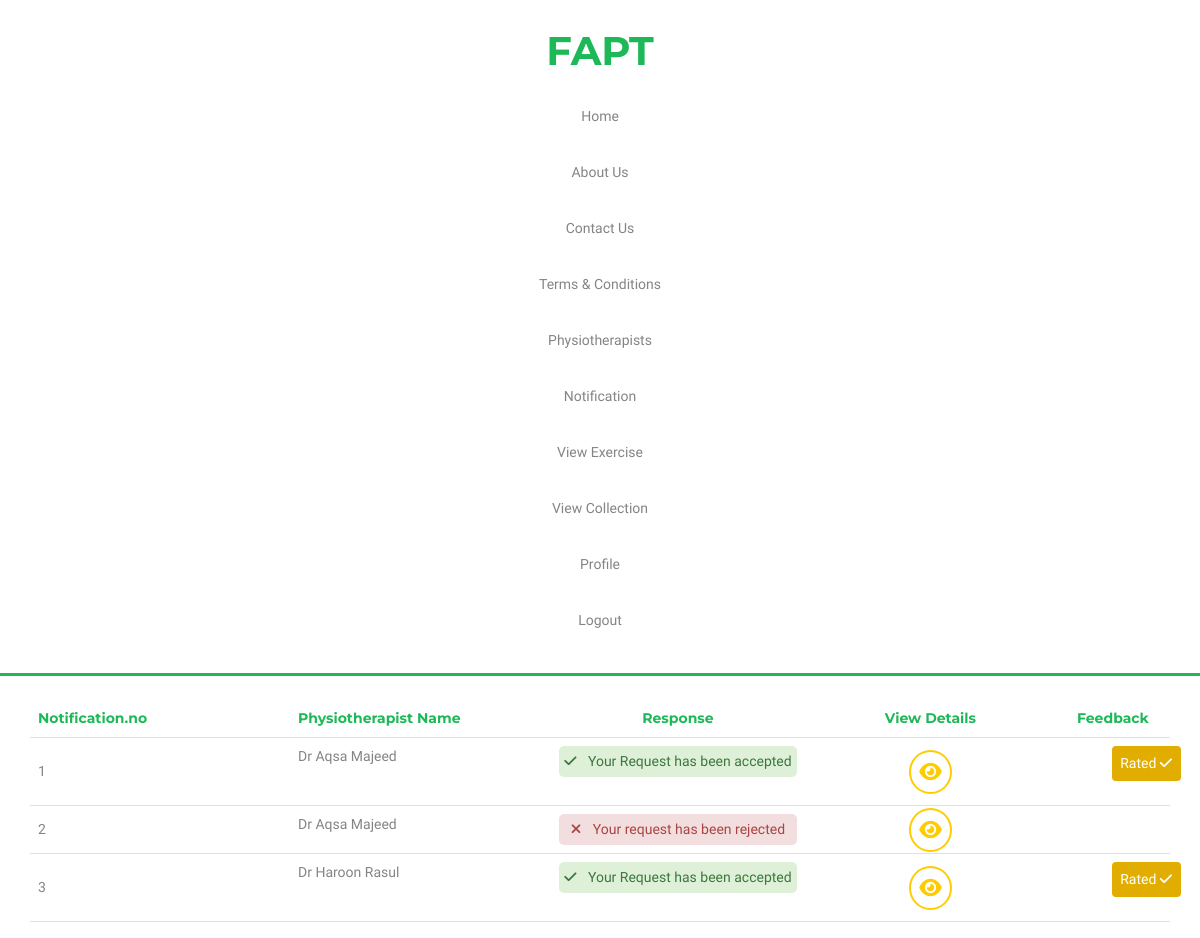
/UserPanel/notification-view.php (signed in), run on the app's committed database.
### UserPanel/notification-view.php (the view, shortened to what this page needs)
<?php
if(!isset($_SESSION['pno'])){
    header("location: ../login.php");
}
else{
    $phone_num = $_SESSION['pno'];
}
?>
<!DOCTYPE html>
<html lang="en">
<head>
    <link href="https://cdn.jsdelivr.net/npm/bootstrap@5.2.0/dist/css/bootstrap.min.css" rel="stylesheet">
    <link rel="stylesheet" href="./patientStyle/patient.css">
</head>
<body>
<nav>
        <div class="container">
            <div class="row">
                <div class="col-12 col-xxl-2">
                    <div class="navigation-logo text-center text-xxl-start">
                        <h1 class="logo">FAPT</h1>
                    </div>
                </div>
                <div class="col-12 col-xxl-10">
                    <div class="nav-select">
                        <div class="navigation-menu text-center text-xxl-center mt-xl-2 mt-0">
                            <a href="./home.php">Home</a>
                            <a href="./about-us.php">About Us</a>
                            <a href="./contact-us.php">Contact Us</a>
                            <a href="./termsandconditions.php">Terms & Conditions</a>
                            <a href="./physiotherapist-view.php">Physiotherapists</a>
                            <a href="./notification-view.php">Notification</a>
                            <a href="./patient-view-exercise.php">View Exercise</a>
                            <a href="./patient-view-collection.php">View Collection</a>
                            <a href="./patient-profile.php">Profile</a>
                            <a href="./logout.php">Logout</a>
                        </div>
                    </div>
                </div>
            </div>
        </div>
    </nav>
    <section class="view-notification">
        <div class="container">
            <div class="row">
                <table class="table mt-4">
                    <tr class="col-12">
                        <th class="table-head col-3 col-xxl-2">Notification.no</th>
                        <th class="table-head col-3 col-xxl-2 ">Physiotherapist Name</th>
                        <th class="table-head col-3 col-xxl-3 text-center">Response</th>
                        <th class="table-head col-3 col-xxl-2 text-center">View Details</th>
                        <th class="table-head col-3 col-xxl-3 text-center">Feedback</th>
                    </tr>
                    <?php
                        include("../db/conn.php");
                        $resultCheck = mysqli_query($con, "SELECT * FROM `request-response` WHERE
                        `Patient_phone` = '$phone_num' ");
                        $i=0;
                    ?>
                    <?php while($row = mysqli_fetch_array($resultCheck)){ $CheckRow = $row['Request_id']; $i++;
                        if($row['Request_status'] === 'Accepted'){
                            $accept = "Your Request has been accepted";
                        }
                        elseif($row['Request_status'] === 'Rejected'){
                            $reject = "Your request has been rejected";
                        }
                        else{
                            echo '<script>alert("Error 404")</script>';
                        }
                        ?>
                        <tr>
                            <td class="align-middle"><?php echo $i; ?></td>
                            <td><?php echo $row['Physio_name']; ?></td>
                            <td class="text-center">
                                <?php if($row['Request_status'] === 'Rejected'): ?>
                                    <div class="t-reject"><i class="fa-solid fa-xmark me-2"></i>
                                        <?php echo $reject; ?>
                                    </div>
                                <?php elseif($row['Request_status'] === 'Accepted'): ?>
                                    <div class="t-accept"><i class = "fa-solid fa-check me-2"></i>
                                        <?php echo $accept; ?>
                                    </div>
                                <?php endif; ?>
                            </td>
                            <td class="text-center align-middle">
                                <a href="./response.php?view=<?php echo $row['Response_id']; ?>" class="view-rec"><i class="fa-solid fa-eye"></i></a>
                            </td>
                            <td class="text-center">
                                <?php
                                $rateResult = mysqli_query($con, "SELECT * FROM `meeting` WHERE `Request_id` = '$CheckRow'");
                                $checkRateResult = mysqli_fetch_array($rateResult);
                                if($row['Request_status'] === 'Accepted'):
                                if($checkRateResult['Physio_rate'] == 0):
                                    $rateId = $row['Request_id'];
                                    echo ('<a href="./rate-physio.php?rate='.$rateId.'" class = "share-rate">Rate Physiotherapist <i class="fa-solid fa-star"></i>');
                                    ?>
                                <?php
                                else:
                                    echo '<p class="align-middle ms-5 share-rate-p">Rated <i class="fa-solid fa-check"></i></p>';
                                ?>
                                <?php endif ?>
                                <?php
                                else: echo '<input type="hidden">';
                                ?>
                                <?php endif ?>
                            </td>
                        </tr>
                    <?php } ?>
                </table>
            </div>
        </div>
    </section>
</body>
</html>

### UserPanel/patientStyle/patient.css (style rules this page uses)
nav { padding: 27px 0px; background-color: white; border-bottom: 3px solid rgb(29, 184, 88); }
nav .navigation-logo .logo { font-size: 40px; font-weight: bold; color: rgb(29, 184, 88); font-family: 'Montserrat', sans-serif; }
nav .navigation-menu a { font-size: 14px; padding: 15px 10px; text-decoration: none; font-family: 'Work Sans', sans-serif; color: #6d6c6cd6; }
@media (max-width: 1200px) { nav .navigation-menu { display: flex; flex-direction: column; gap: 5px; } }
p { color: #6d6c6cd6; font-family: 'Work Sans', sans-serif; font-size: 16px; }
td { color: #6d6c6cd6; font-family: 'Work Sans', sans-serif; font-size: 14px; }
.table-head { color: rgb(29, 184, 88); font-family: 'Montserrat', sans-serif; font-size: 14px; }

### UserPanel/notification-view.php (style rules this page uses)
.t-accept { width:100%; background:#dff0d8; color:#3c763d; border-radius:5px; padding:5px 0px; }
.t-reject { border-radius:5px; width:100%; background:#f2dede; color:#a94442; padding:5px 0px; }
.view-rec { color: #FFCC00; font-family: 'Work Sans', sans-serif; font-size: 20px; border: 2px solid #FFCC00; padding: 8px; transition-duration: 0.4s; border-radius: 100%; }
.share-rate-p { color:white; font-family:'Work Sans', sans-serif; font-size:14px; width:70%; font-weight:regular; border:2px solid #e1ad01; padding:5px; background:#e1ad01; border-radius:4px; text-decoration:none; }

### data on the page
request-response: Physio_name "Dr Aqsa Majeed", Request_status "Your Request has been accepted", shows "Rated"
request-response: Physio_name "Dr Aqsa Majeed", Request_status "Your request has been rejected"
request-response: Physio_name "Dr Haroon Rasul", Request_status "Your Request has been accepted", shows "Rated"
